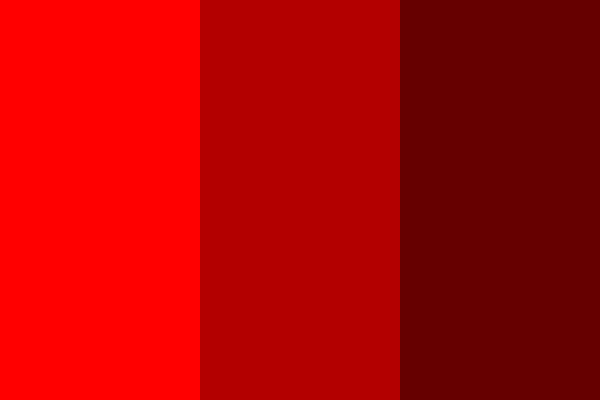
Frame 1 (no input)
Frame 60 (no input): identical to frame 1, image omitted
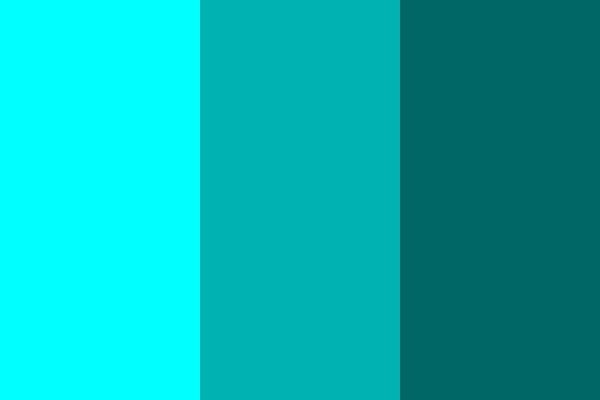
Frame 120 (the mouse pressed at the canvas centre since frame 60)

The p5.js sketch that drew these frames (run headless with seeded random() and noise() and a simulated clock; from frame 60 on, the mouse is pressed at the canvas centre):

// p5.js sketch
// ── sketch.js
// HSVExplorer - Explore Hue, Saturation, and Brightness with mouse interaction
// Move mouse horizontally to change hue
// Three vertical bars show the same hue at different brightness levels
// adapted from Rune Madsen's Color Scheme Brightness Example :https://printingcode.runemadsen.com/examples/color/scheme_brightness/index.html
let hueValue;

function setup() {
  createCanvas(600, 400);
  colorMode(HSB, 360, 100, 100);
  noStroke();
}

function draw() {
  background(0);

  // Compute hue based on mouse position
  let hue = map(mouseX, 0, width, 0, 360);

  // First square (pure hue)
  fill(hue, 100, 100);
  rect(0, 0, 200, height);

  // Second square (slightly darker)
  fill(hue, 100, 70); // darkened by lowering brightness
  rect(200, 0, 200, height);

  // Third square (even darker)
  fill(hue, 100, 40);
  rect(400, 0, 200, height);
}
